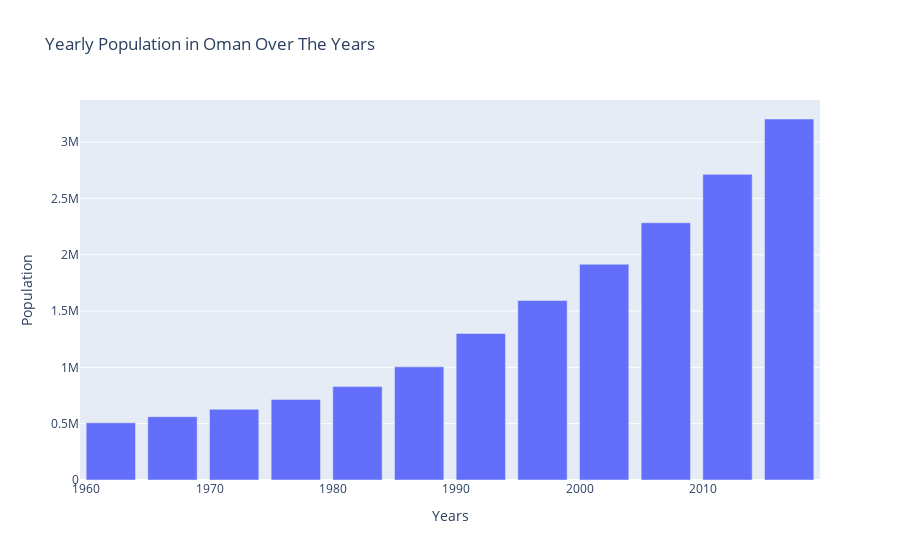

The notebook cell saved with this chart:
### Code cell
# Plot chart

fig = px.bar(df_Oman,
            x='Years',
            y='Population',
             orientation='v',
            template='plotly',
            title = 'Yearly Population in Oman Over The Years')
fig.show()

### Figure 1 — Plotly figure (JSON) as saved in the notebook; plotly's stock layout.template omitted (floating-point values rounded to 4 significant figures)
{"data": [{"alignmentgroup": "True", "hoverlabel": {"namelength": 0}, "hovertemplate": "Years=%{x}<br>Population=%{y}", "legendgroup": "", "marker": {"color": "#636efa"}, "name": "", "offsetgroup": "", "orientation": "v", "showlegend": false, "textposition": "auto", "type": "bar", "x": [1962, 1967, 1972, 1977, 1982, 1987, 1992, 1997, 2002, 2007, 2012, 2017], "xaxis": "x", "y": [507833, 561977, 628164, 714775, 829050, 1004533, 1301048, 1593882, 1915208, 2283635, 2713462, 3204897], "yaxis": "y"}], "layout": {"barmode": "relative", "legend": {"tracegroupgap": 0}, "title": {"text": "Yearly Population in Oman Over The Years"}, "xaxis": {"anchor": "y", "domain": [0, 1], "title": {"text": "Years"}}, "yaxis": {"anchor": "x", "domain": [0, 1], "title": {"text": "Population"}}}}
